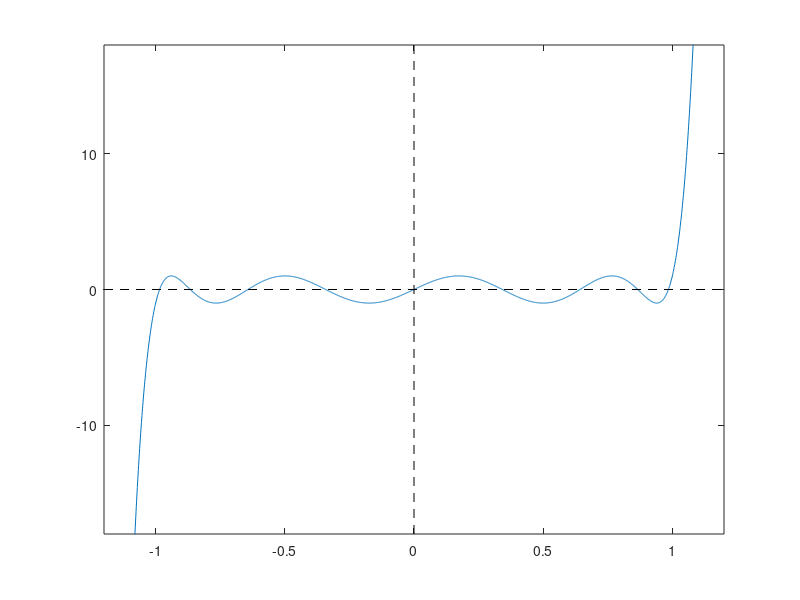

Write the MATLAB code that produced this figure. (Note: this script raises an error after producing the figure.)
clear;
xx=[-2:.001:2]; TT9=256*xx.^9-576*xx.^7 +432*xx.^5 -120*xx.^3 +9*xx;

figure(1); plot(xx,TT9); axis([-1.2 1.2 -18 18]); hold on; plot([-1.2 1.2],[0 0],'k--'); plot([0 0],[-18 18],'k--'); print -depsc chebfn1.eps

x=[0:.001:2]; T=128*x.^8-256*x.^6+160*x.^4 - 32*x.^2 +1; for i=1:2001; R(i)=CRF(8,1.011,x(i)); end

figure(2); semilogy(x,(.01*T.^2));       hold on; plot([0 2],[.01 .01],'k--'); axis([0 2 .001 1000]); print -depsc chebfn2.eps

figure(3); semilogy(1./x,1./(.01*T.^2)); hold on; plot([0 3],[100 100],'k--'); axis([0 3 .001 1000]); print -depsc chebfn3.eps

figure(4); semilogy(x,(.01*R.^2));       hold on; plot([0 2],[.01 .01],'k--'); plot([0 2],[100 100],'k--');  axis([0 2 .001 1000]);  print -depsc chebfn4.eps
